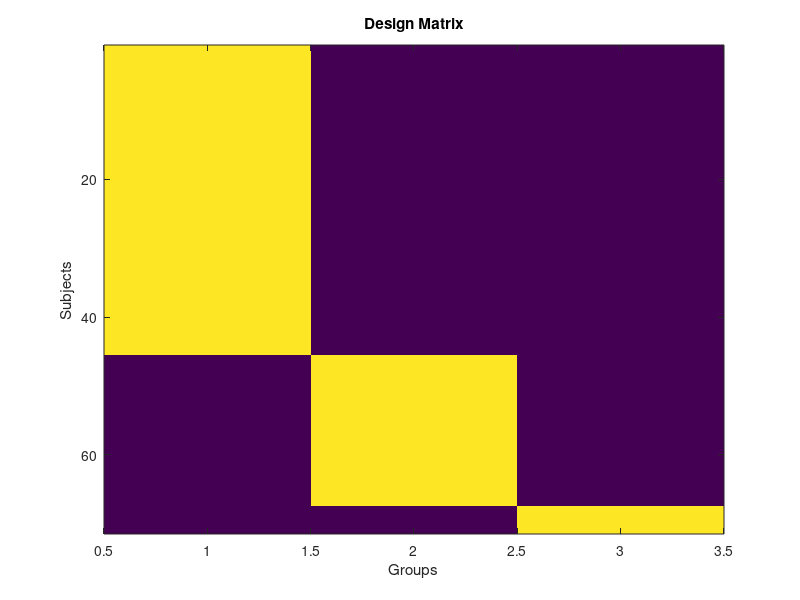

Write the MATLAB code that produced this figure.
% Group sizes
% groupSizes = [46, 45, 45, 44, 22];

groupSizes = [45, 22, 4];


nGroups = length(groupSizes);
totalSubs = sum(groupSizes);

% Create design matrix: one-hot encoding for each group
designMat = zeros(totalSubs, nGroups);

startIdx = 1;
for g = 1:nGroups
    designMat(startIdx : startIdx + groupSizes(g) - 1, g) = 1;
    startIdx = startIdx + groupSizes(g);
end

% Prepare .mat file text content
fid = fopen('design.mat','w');
fprintf(fid, '/NumWaves %d\n', nGroups);
fprintf(fid, '/NumPoints %d\n', totalSubs);
fprintf(fid, '/PPheights');
fprintf(fid, ' 1'); % Assuming all EVs have height 1
for i = 2:nGroups
    fprintf(fid, ' 1');
end
fprintf(fid, '\n');
fprintf(fid, '/Matrix\n');

% for i = 1:totalSubs
%     fprintf(fid, '%d %d %d %d %d\n', designMat(i,1), designMat(i,2), designMat(i,3), designMat(i,4), designMat(i,5));
% end

for i = 1:totalSubs
    fprintf(fid, [repmat('%d ', 1, nGroups) '\n'], designMat(i,:));
end


fclose(fid);

imagesc(designMat)
xlabel('Groups'); ylabel('Subjects')
title('Design Matrix')

%%
% groupSizes = [46, 45, 45, 44, 22];
% grp = [];
% 
% for g = 1:length(groupSizes)
%     grp = [grp; repmat(g, groupSizes(g), 1)];
% end
% 
% % Save to design.grp file
% fid = fopen('design.grp', 'w');
% fprintf(fid, '%d\n', grp);
% fclose(fid);
% 
